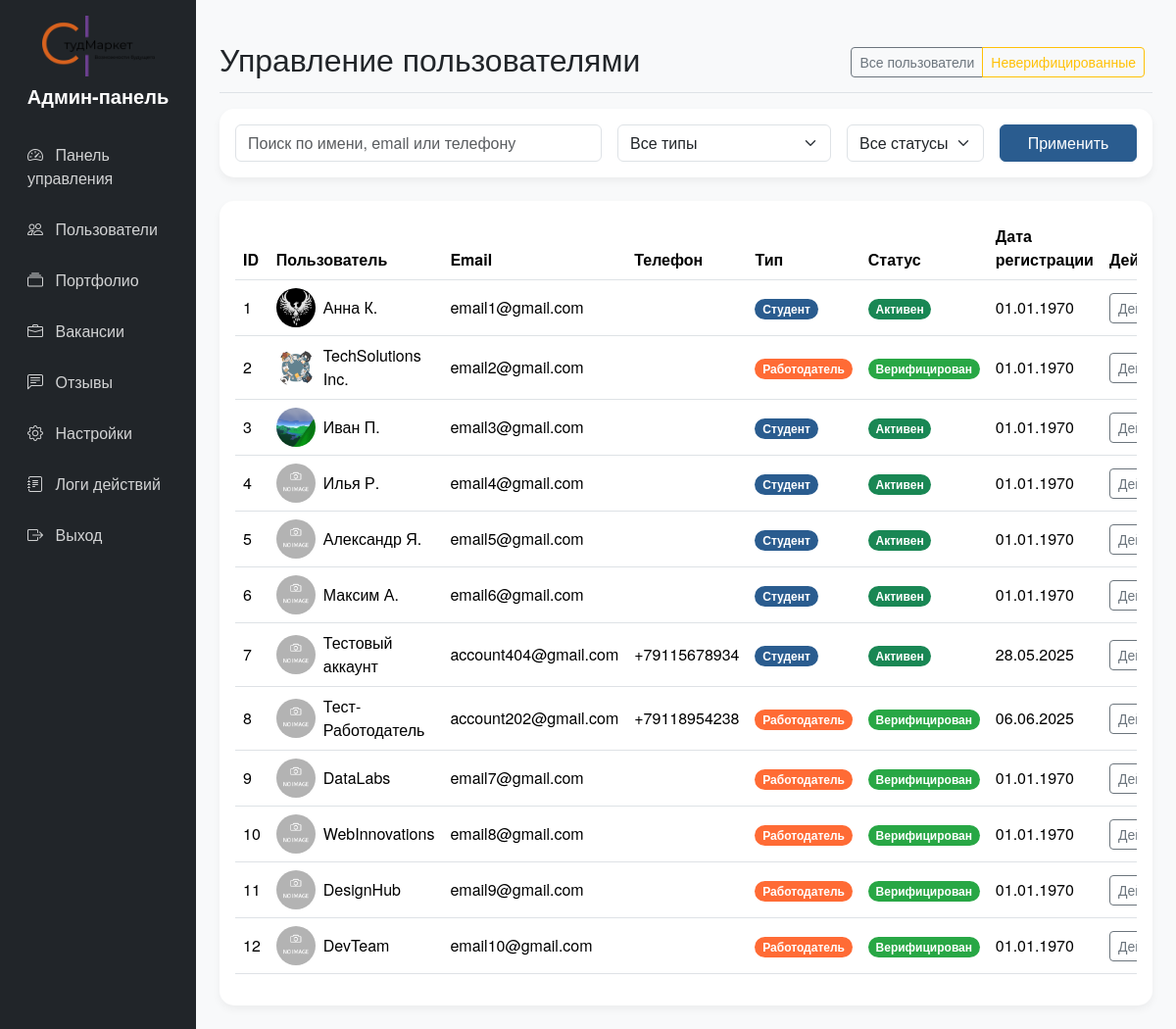
Screenshot of /files_admin/admin_users.php (signed in) with the database file from the repository.
### tables this page shows
CREATE TABLE `users` (
  `id` int(11) NOT NULL,
  `name` varchar(100) NOT NULL,
  `email` varchar(100) NOT NULL,
  `password` varchar(255) NOT NULL,
  `user_type` enum('student','employer') NOT NULL,
  `phone` varchar(20) DEFAULT NULL,
  `created_at` timestamp NULL DEFAULT CURRENT_TIMESTAMP,
  `avatar_path` varchar(255) DEFAULT 'img/no-image.png',
  `vk_id` bigint(20) DEFAULT NULL,
  `telegram_id` bigint(20) DEFAULT NULL,
  `telegram_username` varchar(100) DEFAULT NULL,
  `is_banned` tinyint(1) NOT NULL DEFAULT '0',
  `ban_reason` text
);

### files_admin/admin_users.php (the view, shortened to what this page needs)
<?php
require_once("../config/link.php");
if (isset($_GET['search']))
{
    $search = $conn->real_escape_string($_GET['search']);
}
else
{
    $search = '';
}
$where = [];
$where_clause = $where ? 'WHERE ' . implode(' AND ', $where) : '';
$per_page = 20;
if (isset($_GET['page']))
{
    $page = (int)$_GET['page'];
}
else
{
    $page = 1;
}
$offset = ($page - 1) * $per_page;
$users = $conn->query("SELECT * FROM `users` $where_clause ORDER BY `id` ASC LIMIT $per_page OFFSET $offset");
?>
<!DOCTYPE html>
<html lang="ru">
<head>
    <link rel="stylesheet" href="../css/bootstrap.min.css">
    <link rel="stylesheet" href="https://cdn.jsdelivr.net/npm/bootstrap-icons@1.11.1/font/bootstrap-icons.css">
    <link rel="stylesheet" href="../style.css">
    <link rel="stylesheet" href="style_admin.css">
</head>
<body class="d-flex flex-column min-vh-100">
<div class="flex-grow-1">
    <?php
        require_once('admin_header.php');
    ?>
    <main class="col-md-9 ms-sm-auto col-lg-10 px-md-4 py-4">
        <div class="d-flex justify-content-between flex-wrap flex-md-nowrap align-items-center pt-3 pb-2 mb-3 border-bottom">
            <h1 class="h2">Управление пользователями</h1>
            <div class="btn-toolbar mb-2 mb-md-0">
                <div class="btn-group me-2">
                    <a href="admin_users.php" class="btn btn-sm btn-outline-secondary">Все пользователи</a>
                    <a href="admin_users.php?status=unverified" class="btn btn-sm btn-outline-warning">Неверифицированные</a>
                </div>
            </div>
        </div>
        <div class="card mb-4">
            <div class="card-body">
                <form method="GET" class="row g-3">
                    <div class="col-md-5">
                        <input type="text" class="form-control" name="search" placeholder="Поиск по имени, email или телефону" value="<?= htmlspecialchars($search) ?>">
                    </div>
                    <div class="col-md-3">
                        <select class="form-select" name="type">
                            <option value="">Все типы</option>
                        </select>
                    </div>
                    <div class="col-md-2">
                        <select class="form-select" name="status">
                            <option value="">Все статусы</option>
                        </select>
                    </div>
                    <div class="col-md-2">
                        <button type="submit" class="btn btn-primary w-100">Применить</button>
                    </div>
                </form>
            </div>
        </div>
        <div class="card">
            <div class="card-body">
                <div class="table-responsive">
                    <table class="table table-hover align-middle">
                        <thead>
                            <tr>
                                <th>ID</th>
                                <th>Пользователь</th>
                                <th>Email</th>
                                <th>Телефон</th>
                                <th>Тип</th>
                                <th>Статус</th>
                                <th>Дата регистрации</th>
                                <th>Действия</th>
                            </tr>
                        </thead>
                        <tbody>
                            <?php
                            while ($user = $users->fetch_assoc())
                            {
                            ?>
                            <tr>
                                <td><?= $user['id'] ?></td>
                                <td>
                                    <div class="d-flex align-items-center">
                                        <img src="<?= htmlspecialchars($user['avatar_path'] ?: '../img/no-image.png') ?>" class="user-avatar me-2" alt="Аватар">
                                        <?= htmlspecialchars($user['name']) ?>
                                    </div>
                                </td>
                                <td><?= htmlspecialchars($user['email']) ?></td>
                                <td><?= htmlspecialchars($user['phone']) ?></td>
                                <td>
                                    <span class="badge rounded-pill <?= $user['user_type'] == 'employer' ? 'badge-employer' : 'badge-student' ?>">
                                        <?= $user['user_type'] == 'employer' ? 'Работодатель' : 'Студент' ?>
                                    </span>
                                </td>
                                <td>
                                    <?php
                                    if ($user['is_banned'])
                                    {
                                    ?>
                                        <span class="badge rounded-pill badge-banned">Заблокирован</span>
                                    <?php
                                    }
                                    else if ($user['user_type'] == 'employer')
                                    {
                                    ?>
                                        <span class="badge rounded-pill badge-verified">Верифицирован</span>
                                    <?php
                                    }
                                    else
                                    {
                                    ?>
                                        <span class="badge rounded-pill bg-success">Активен</span>
                                    <?php
                                    }
                                    ?>
                                </td>
                                <td><?= date('d.m.Y', strtotime($user['created_at'])) ?></td>
                                <td>
                                    <div class="dropdown">
                                        <button class="btn btn-sm btn-outline-secondary dropdown-toggle" type="button" data-bs-toggle="dropdown">
                                            Действия
                                        </button>
                                    </div>
                                </td>
                            </tr>
                            <?php
                            }
                            ?>
                        </tbody>
                    </table>
                </div>
            </div>
        </div>
    </main>
</div>
</body>
</html>

### style.css (style rules this page uses)
* { padding: 0; margin: 0; }
body { font-family: 'Helvetica Neue', Helvetica, Arial, sans-serif; background-color: #f8f9fa; color: #212529; }
h1, h2, h3, h4, h5, h6 { font-weight: 700; }
a { transition: color 0.3s; }
.btn-primary { background-color: #2A5C8F; border-color: #2A5C8F; transition: background-color 0.3s; }
.card { border: none; border-radius: 15px; box-shadow: 0 4px 8px rgba(0,0,0,0.05); transition: transform 0.3s, box-shadow 0.3s; }

### files_admin/style_admin.css (style rules this page uses)
.user-avatar { width: 40px; height: 40px; border-radius: 50%; object-fit: cover; }
.badge-employer, .badge-recipient { background-color: #FF6B35; }
.badge-student, .badge-author { background-color: #2A5C8F; }
.badge-verified, .badge-approved { background-color: #28a745; }

### rows the page displays
users: id "1", avatar_path (picture), name "Анна К.", email "email1@gmail.com", user_type "Студент", is_banned "Активен", created_at "01.01.1970"
users: id "2", avatar_path (picture), name "TechSolutions Inc.", email "email2@gmail.com", user_type "Работодатель", is_banned "Верифицирован", created_at "01.01.1970"
users: id "3", avatar_path (picture), name "Иван П.", email "email3@gmail.com", user_type "Студент", is_banned "Активен", created_at "01.01.1970"
users: id "4", name "Илья Р.", email "email4@gmail.com", user_type "Студент", is_banned "Активен", created_at "01.01.1970"
users: id "5", name "Александр Я.", email "email5@gmail.com", user_type "Студент", is_banned "Активен", created_at "01.01.1970"
users: id "6", name "Максим А.", email "email6@gmail.com", user_type "Студент", is_banned "Активен", created_at "01.01.1970"
users: id "7", avatar_path (placeholder picture), name "Тестовый аккаунт", email "account404@gmail.com", phone "+79115678934", user_type "Студент", is_banned "Активен", created_at "28.05.2025"
users: id "8", avatar_path (placeholder picture), name "Тест-Работодатель", email "account202@gmail.com", phone "+79118954238", user_type "Работодатель", is_banned "Верифицирован", created_at "06.06.2025"
users: id "9", name "DataLabs", email "email7@gmail.com", user_type "Работодатель", is_banned "Верифицирован", created_at "01.01.1970"
users: id "10", name "WebInnovations", email "email8@gmail.com", user_type "Работодатель", is_banned "Верифицирован", created_at "01.01.1970"
users: id "11", name "DesignHub", email "email9@gmail.com", user_type "Работодатель", is_banned "Верифицирован", created_at "01.01.1970"
users: id "12", name "DevTeam", email "email10@gmail.com", user_type "Работодатель", is_banned "Верифицирован", created_at "01.01.1970"
